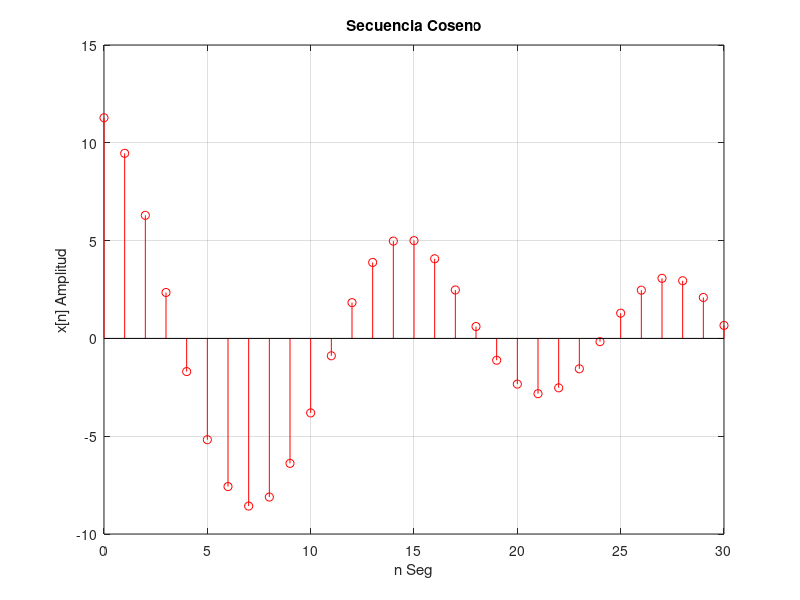

Write the MATLAB code that produced this figure.
# Laboratorio N° 2: Ejercicio 2.20
# SECUENCIA COSENO
# x[n]=A*cos(2*pi*f*Ts*n)
f1=500; # f: Frec. analógica del coseno en Hz.
f2=700; # f: Frec. analógica del coseno en Hz.
f3=600; # f: Frec. analógica del coseno en Hz.
Ts= 0.0001; # Ts: Periodo de muestreo en segundos
A=3; # A: Amplitud del coseno x[n].
B=6; # A: Amplitud del coseno x[n].
C=4; # A: Amplitud del coseno x[n].
N=30; # N: Número de muestras de x[n].
n = 0 : N; # Vector Tiempo Discreto
x1= A*cos(2*pi*f1*Ts*n-pi/5); # Vector Señal x[n]
x2= B*cos(2*pi*f2*Ts*n+pi/5); # Vector Señal x[n]
x3= C*cos(2*pi*f3*Ts*n); # Vector Señal x[n]
x=x1+x2+x3;
stem(n,x,'r'), # Gráfica de la secuencia x[n]
grid on ;
ylabel('x[n] Amplitud');
xlabel('n Seg');
title('Secuencia Coseno')
